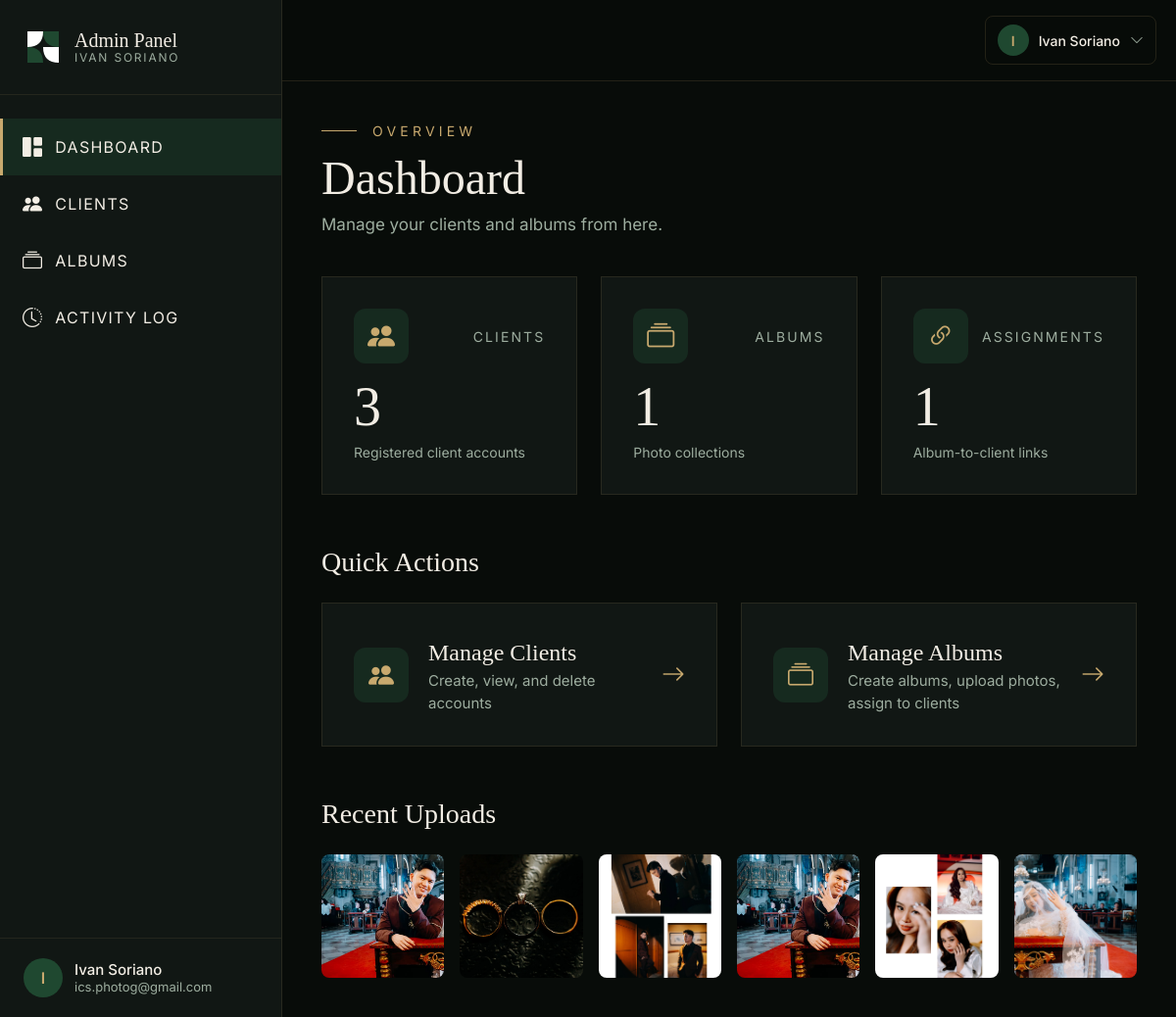
The page /admin/dashboard (signed in) on the database its author committed.
### models.py (models this page shows, shortened)
class User(UserMixin, db.Model):
    __tablename__ = "users"
    id = db.Column(db.Integer, primary_key=True)
    email = db.Column(db.String(120), unique=True, nullable=False)
    password_hash = db.Column(db.String(256), nullable=True)
    role = db.Column(db.String(20), nullable=False, default="client")  # 'admin' or 'client'
    name = db.Column(db.String(100), nullable=False, default="")
    created_at = db.Column(db.DateTime, default=datetime.utcnow)
    failed_login_count = db.Column(db.Integer, default=0)
    locked_until = db.Column(db.DateTime, nullable=True)
    oauth_provider = db.Column(db.String(20), nullable=True)  # 'facebook', 'google', or None
    assignments = db.relationship("PhotoAssignment", backref="client", foreign_keys="PhotoAssignment.client_id", cascade="all, delete-orphan")
    @property
    def is_admin(self):
        return self.role == "admin"

class Photo(db.Model):
    __tablename__ = "photos"
    id = db.Column(db.Integer, primary_key=True)
    filename = db.Column(db.String(255), nullable=False)
    original_name = db.Column(db.String(255), nullable=False)
    title = db.Column(db.String(200), nullable=True)
    uploaded_at = db.Column(db.DateTime, default=datetime.utcnow)
    uploaded_by = db.Column(db.Integer, db.ForeignKey("users.id"), nullable=True)
    uploader = db.relationship("User", foreign_keys=[uploaded_by])
    assignments = db.relationship("PhotoAssignment", backref="photo", cascade="all, delete-orphan")

### admin.py (the view)
@admin_bp.route("/dashboard")
@admin_required
def dashboard():
    total_clients = User.query.filter_by(role="client").count()
    total_albums = Album.query.count()
    total_assignments = AlbumAssignment.query.count()
    recent_photos = Photo.query.order_by(Photo.uploaded_at.desc()).limit(6).all()
    return render_template("admin/dashboard.html",
                           total_clients=total_clients,
                           total_albums=total_albums,
                           total_assignments=total_assignments,
                           recent_photos=recent_photos)

### admin.py (called while the page is built)
def admin_required(f):
    @wraps(f)
    @login_required
    def decorated(*args, **kwargs):
        if not current_user.is_admin:
            return redirect(url_for("client.gallery"))
        return f(*args, **kwargs)
    return decorated

### app.py (called while the page is built)
@login_manager.user_loader
def load_user(user_id):
    return User.query.get(int(user_id))

### templates/admin/dashboard.html
{% extends "admin/base.html" %}
{% block content %}
<div class="admin-animate">
  <div class="mb-10">
    <div class="flex items-center gap-4 mb-3">
      <div style="width: 36px; height: 1px; background-color: var(--isp-gold);"></div>
      <span class="uppercase" style="font-family: var(--font-body); color: var(--isp-gold); letter-spacing: 0.3em; font-size: 14px;">Overview</span>
    </div>
    <h1 style="font-family: var(--font-display); color: var(--isp-cream); font-size: 48px; font-weight: 300; line-height: 1.1;">Dashboard</h1>
    <p class="mt-2" style="color: var(--isp-text-muted); font-size: 17px;">Manage your clients and albums from here.</p>
  </div>
  <div class="grid grid-cols-1 md:grid-cols-3 gap-6 mb-12">
    <div class="admin-card p-8">
      <div class="flex items-center justify-between mb-4">
        <div class="w-14 h-14 rounded-xl flex items-center justify-center" style="background-color: rgba(31,72,48,0.4);">
          <i class="bi bi-people-fill" style="font-size: 28px; color: var(--isp-gold);"></i>
        </div>
        <span class="uppercase" style="font-size: 14px; letter-spacing: 0.15em; color: var(--isp-text-muted);">Clients</span>
      </div>
      <p style="font-family: var(--font-display); color: var(--isp-cream); font-size: 56px; font-weight: 300; line-height: 1;">{{ total_clients }}</p>
      <p class="mt-2" style="color: var(--isp-text-muted); font-size: 14px;">Registered client accounts</p>
    </div>
    <div class="admin-card p-8">
      <div class="flex items-center justify-between mb-4">
        <div class="w-14 h-14 rounded-xl flex items-center justify-center" style="background-color: rgba(31,72,48,0.4);">
          <i class="bi bi-collection" style="font-size: 28px; color: var(--isp-gold);"></i>
        </div>
        <span class="uppercase" style="font-size: 14px; letter-spacing: 0.15em; color: var(--isp-text-muted);">Albums</span>
      </div>
      <p style="font-family: var(--font-display); color: var(--isp-cream); font-size: 56px; font-weight: 300; line-height: 1;">{{ total_albums }}</p>
      <p class="mt-2" style="color: var(--isp-text-muted); font-size: 14px;">Photo collections</p>
    </div>
    <div class="admin-card p-8">
      <div class="flex items-center justify-between mb-4">
        <div class="w-14 h-14 rounded-xl flex items-center justify-center" style="background-color: rgba(31,72,48,0.4);">
          <i class="bi bi-link-45deg" style="font-size: 28px; color: var(--isp-gold);"></i>
        </div>
        <span class="uppercase" style="font-size: 14px; letter-spacing: 0.15em; color: var(--isp-text-muted);">Assignments</span>
      </div>
      <p style="font-family: var(--font-display); color: var(--isp-cream); font-size: 56px; font-weight: 300; line-height: 1;">{{ total_assignments }}</p>
      <p class="mt-2" style="color: var(--isp-text-muted); font-size: 14px;">Album-to-client links</p>
    </div>
  </div>
  <h2 class="mb-5" style="font-family: var(--font-display); color: var(--isp-cream); font-size: 28px; font-weight: 300;">Quick Actions</h2>
  <div class="grid grid-cols-1 md:grid-cols-2 gap-6 mb-12">
    <a href="/admin/clients" class="admin-card p-8 flex items-center justify-between">
      <div class="flex items-center gap-5">
        <div class="w-14 h-14 rounded-xl flex items-center justify-center flex-shrink-0" style="background-color: rgba(31,72,48,0.4);">
          <i class="bi bi-people-fill" style="font-size: 26px; color: var(--isp-gold);"></i>
        </div>
        <div>
          <p style="font-family: var(--font-display); color: var(--isp-cream); font-size: 24px;">Manage Clients</p>
          <p style="color: var(--isp-text-muted); font-size: 15px;">Create, view, and delete accounts</p>
        </div>
      </div>
      <i class="bi bi-arrow-right" style="font-size: 24px; color: var(--isp-gold);"></i>
    </a>
    <a href="/admin/albums" class="admin-card p-8 flex items-center justify-between">
      <div class="flex items-center gap-5">
        <div class="w-14 h-14 rounded-xl flex items-center justify-center flex-shrink-0" style="background-color: rgba(31,72,48,0.4);">
          <i class="bi bi-collection" style="font-size: 26px; color: var(--isp-gold);"></i>
        </div>
        <div>
          <p style="font-family: var(--font-display); color: var(--isp-cream); font-size: 24px;">Manage Albums</p>
          <p style="color: var(--isp-text-muted); font-size: 15px;">Create albums, upload photos, assign to clients</p>
        </div>
      </div>
      <i class="bi bi-arrow-right" style="font-size: 24px; color: var(--isp-gold);"></i>
    </a>
  </div>
  {% if recent_photos %}
  <div>
    <h2 class="mb-5" style="font-family: var(--font-display); color: var(--isp-cream); font-size: 28px; font-weight: 300;">Recent Uploads</h2>
    <div class="grid grid-cols-2 md:grid-cols-3 lg:grid-cols-6 gap-4">
      {% for photo in recent_photos %}
      <div class="relative overflow-hidden rounded-lg" style="aspect-ratio: 1/1;">
        <img src="{{ url_for('static', filename='uploads/' + photo.filename) }}" alt="{{ photo.original_name }}" style="width: 100%; height: 100%; object-fit: cover;" />
      </div>
      {% endfor %}
    </div>
  </div>
  {% endif %}
</div>
{% endblock %}

### templates/admin/base.html (shortened to what this page needs)
<!DOCTYPE html>
<html lang="en">
<head>
  <script src="https://cdn.tailwindcss.com"></script>
  <link rel="stylesheet" href="https://cdn.jsdelivr.net/npm/bootstrap-icons@1.11.3/font/bootstrap-icons.min.css">
  <link rel="stylesheet" href="{{ url_for('static', filename='css/styles.css') }}" />
</head>
<body style="background-color: var(--isp-bg); font-family: var(--font-body); min-height: 100vh;">
  <div class="flex min-h-screen">
    <aside class="fixed lg:sticky top-0 left-0 h-screen w-72 z-50 flex flex-col transition-transform duration-300 -translate-x-full lg:translate-x-0"
      id="admin-sidebar"
      style="background-color: var(--isp-bg-card); border-right: 1px solid rgba(200,169,110,0.12);">
      <div class="px-6 py-7" style="border-bottom: 1px solid rgba(200,169,110,0.1);">
        <a href="/admin/dashboard" class="flex items-center gap-3">
          <svg width="40" height="40" viewBox="0 0 100 100" fill="none" xmlns="http://www.w3.org/2000/svg">
            <path d="M10 10 H50 Q50 50 10 50 Z" fill="white" />
            <path d="M50 10 H90 V50 Q50 50 50 10 Z" fill="#1F4830" />
            <path d="M10 50 Q50 50 50 90 H10 Z" fill="#1F4830" />
            <path d="M50 50 Q50 90 90 90 V50 Z" fill="white" />
          </svg>
          <div class="flex flex-col leading-none">
            <span style="font-family: var(--font-display); color: var(--isp-cream); font-size: 20px; font-weight: 400;">
              Admin Panel
            </span>
            <span style="font-family: var(--font-body); color: var(--isp-text-muted); font-size: 12px; letter-spacing: 0.15em; text-transform: uppercase; margin-top: 2px;">
              Ivan Soriano
            </span>
          </div>
        </a>
      </div>
      <nav class="flex-1 py-6 overflow-y-auto">
        <a href="/admin/dashboard" class="admin-nav-link" style="color: var(--isp-cream);">
          <i class="bi bi-grid-1x2-fill" style="font-size: 20px;"></i> Dashboard
        </a>
        <a href="/admin/clients" class="admin-nav-link" style="color: var(--isp-cream);">
          <i class="bi bi-people-fill" style="font-size: 20px;"></i> Clients
        </a>
        <a href="/admin/albums" class="admin-nav-link" style="color: var(--isp-cream);">
          <i class="bi bi-collection" style="font-size: 20px;"></i> Albums
        </a>
        <a href="/admin/logs" class="admin-nav-link" style="color: var(--isp-cream);">
          <i class="bi bi-clock-history" style="font-size: 20px;"></i> Activity Log
        </a>
      </nav>
      <div class="px-6 py-5" style="border-top: 1px solid rgba(200,169,110,0.1);">
        <div class="flex items-center gap-3">
          <div class="w-10 h-10 rounded-full flex items-center justify-center" style="background-color: var(--isp-green); color: var(--isp-gold); font-size: 16px; font-weight: 600;">
            {{ current_user.name[0] if current_user.name else 'A' }}
          </div>
          <div class="flex flex-col leading-tight">
            <span style="color: var(--isp-cream); font-size: 15px; font-weight: 500;">{{ current_user.name }}</span>
            <span style="color: var(--isp-text-muted); font-size: 13px;">{{ current_user.email }}</span>
          </div>
        </div>
      </div>
    </aside>
    <div class="flex-1 min-w-0">
      <header class="sticky top-0 z-30 flex items-center justify-between px-5 py-4"
        style="background-color: rgba(8,12,9,0.92); backdrop-filter: blur(12px); border-bottom: 1px solid rgba(200,169,110,0.15);">
        <div class="relative">
          <button onclick="toggleUserMenu()" class="flex items-center gap-2.5 px-3 py-2 rounded-lg transition-all hover:bg-isp-green" style="border: 1px solid rgba(200,169,110,0.15);">
            <div class="w-8 h-8 rounded-full flex items-center justify-center" style="background-color: var(--isp-green); color: var(--isp-gold); font-size: 14px; font-weight: 600;">
              {{ current_user.name[0] if current_user.name else 'A' }}
            </div>
            <span class="hidden sm:inline" style="color: var(--isp-cream); font-size: 14px; font-weight: 500;">{{ current_user.name }}</span>
            <i class="bi bi-chevron-down" style="font-size: 14px; color: var(--isp-text-muted);"></i>
          </button>
        </div>
      </header>
      <main class="px-6 lg:px-10 py-10">
        {% block content %}{% endblock %}
      </main>
    </div>
  </div>
</body>
</html>

### static/css/styles.css (style rules this page uses)
:root { --isp-green: #1F4830; --isp-green-light: #2D5A3D; --isp-green-dark: #152E20; --isp-cream: #F2EDE4; --isp-gold: #C8A96E; --isp-bg: #080C09; --isp-bg-card: #111714; --isp-bg-section: #0D120F; --isp-text-muted: #9DAD9F; --font-display: 'Cormorant Garamond', Georgia, serif; --font-body: 'Inter', system-ui, sans-serif; }
* { margin: 0; padding: 0; box-sizing: border-box; }
html, body { height: 100%; }
body { background-color: var(--isp-bg); font-family: var(--font-body); color: var(--isp-cream); -webkit-font-smoothing: antialiased; -moz-osx-font-smoothing: grayscale; }
html { scroll-behavior: smooth; }

### templates/admin/base.html (style rules this page uses)
.admin-nav-link { display: flex; align-items: center; gap: 12px; padding: 14px 20px; font-size: 16px; letter-spacing: 0.08em; text-transform: uppercase; transition: all 0.3s ease; border-left: 3px solid transparent; }
.admin-nav-link.active { background-color: rgba(31,72,48,0.4); border-left-color: var(--isp-gold); color: var(--isp-gold); }
.admin-card { background-color: var(--isp-bg-card); border: 1px solid rgba(200,169,110,0.12); transition: border-color 0.3s ease, transform 0.3s ease; }
.admin-animate { animation: fadeInUp 0.5s ease-out; }

### rows shown on the page
User: name "I", name "Ivan Soriano", email "ics.photog@gmail.com"
Photo: filename+original_name (picture)
Photo: filename+original_name (picture)
Photo: filename+original_name (picture)
Photo: filename+original_name (picture)
Photo: filename+original_name (picture)
Photo: filename+original_name (picture)

### other values the page prints
{{ total_clients }} "3"
{{ total_albums }} "1"
{{ total_assignments }} "1"
